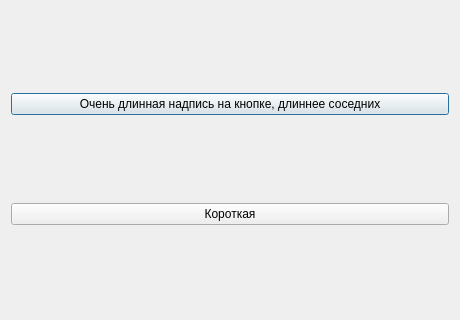
<?xml version="1.0" encoding="UTF-8"?>
<ui version="4.0"><class>Dialog</class><widget class="QDialog" name="Dialog"><property name="geometry"><rect><x>0</x><y>0</y><width>460</width><height>320</height></rect></property><property name="windowTitle"><string>#084 text/169_button_long_text</string></property><layout class="QVBoxLayout" name="verticalLayout"><property name="leftMargin"><number>11</number></property><property name="topMargin"><number>11</number></property><property name="rightMargin"><number>11</number></property><property name="bottomMargin"><number>11</number></property><property name="spacing"><number>6</number></property><item><widget class="QPushButton" name="b1"><property name="text"><string>Очень длинная надпись на кнопке, длиннее соседних</string></property></widget></item><item><widget class="QPushButton" name="b2"><property name="text"><string>Короткая</string></property></widget></item></layout></widget></ui>
